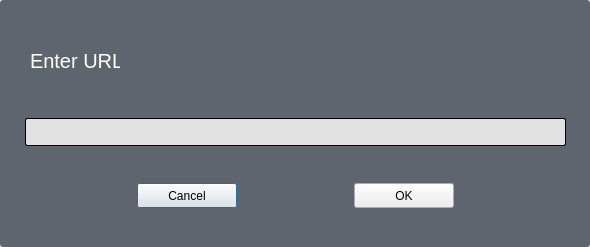
<?xml version="1.0" encoding="UTF-8"?>
<ui version="4.0">
 <class>Dialog</class>
 <widget class="QDialog" name="Dialog">
  <property name="geometry">
   <rect>
    <x>0</x>
    <y>0</y>
    <width>590</width>
    <height>247</height>
   </rect>
  </property>
  <property name="windowTitle">
   <string>Dialog</string>
  </property>
  <layout class="QGridLayout" name="gridLayout">
   <property name="leftMargin">
    <number>0</number>
   </property>
   <property name="topMargin">
    <number>0</number>
   </property>
   <property name="rightMargin">
    <number>0</number>
   </property>
   <property name="bottomMargin">
    <number>0</number>
   </property>
   <item row="0" column="0">
    <widget class="QFrame" name="frame">
     <property name="styleSheet">
      <string notr="true">QFrame{
	background-color: rgb(95, 101, 111);
	border-radius: 3px;
}</string>
     </property>
     <property name="frameShape">
      <enum>QFrame::StyledPanel</enum>
     </property>
     <property name="frameShadow">
      <enum>QFrame::Raised</enum>
     </property>
     <widget class="QLabel" name="video_title">
      <property name="geometry">
       <rect>
        <x>20</x>
        <y>300</y>
        <width>0</width>
        <height>18</height>
       </rect>
      </property>
      <property name="text">
       <string/>
      </property>
     </widget>
     <widget class="QLabel" name="video_duration">
      <property name="geometry">
       <rect>
        <x>20</x>
        <y>370</y>
        <width>0</width>
        <height>18</height>
       </rect>
      </property>
      <property name="text">
       <string/>
      </property>
     </widget>
     <widget class="QWidget" name="">
      <property name="geometry">
       <rect>
        <x>20</x>
        <y>10</y>
        <width>551</width>
        <height>231</height>
       </rect>
      </property>
      <layout class="QVBoxLayout" name="verticalLayout">
       <item>
        <widget class="QLabel" name="label_2">
         <property name="minimumSize">
          <size>
           <width>100</width>
           <height>40</height>
          </size>
         </property>
         <property name="maximumSize">
          <size>
           <width>100</width>
           <height>40</height>
          </size>
         </property>
         <property name="font">
          <font>
           <pointsize>15</pointsize>
          </font>
         </property>
         <property name="styleSheet">
          <string notr="true">QLabel{
	color:#fff;
	margin-left: 5px;
}</string>
         </property>
         <property name="text">
          <string>&lt;html&gt;&lt;head/&gt;&lt;body&gt;&lt;p&gt;Enter URL&lt;/p&gt;&lt;/body&gt;&lt;/html&gt;</string>
         </property>
        </widget>
       </item>
       <item>
        <widget class="QLineEdit" name="lineEdit">
         <property name="font">
          <font>
           <pointsize>15</pointsize>
          </font>
         </property>
         <property name="styleSheet">
          <string notr="true">QLineEdit{
	border: 0.5px solid #000;
	selection-color: rgb(0, 0, 0);
	selection-background-color: rgb(0, 220, 106);
	color:#000;
	background-color: #e1e1e1;
	border-radius: 2px;
	margin-left: 5px;
	margin-right: 5px;
}</string>
         </property>
         <property name="dragEnabled">
          <bool>true</bool>
         </property>
        </widget>
       </item>
       <item>
        <layout class="QHBoxLayout" name="horizontalLayout_2">
         <property name="spacing">
          <number>0</number>
         </property>
         <item>
          <widget class="QPushButton" name="cancel">
           <property name="maximumSize">
            <size>
             <width>100</width>
             <height>25</height>
            </size>
           </property>
           <property name="text">
            <string>Cancel</string>
           </property>
          </widget>
         </item>
         <item>
          <widget class="QPushButton" name="ok">
           <property name="maximumSize">
            <size>
             <width>100</width>
             <height>25</height>
            </size>
           </property>
           <property name="styleSheet">
            <string notr="true"/>
           </property>
           <property name="text">
            <string>OK</string>
           </property>
          </widget>
         </item>
        </layout>
       </item>
      </layout>
     </widget>
     <widget class="QWidget" name="">
      <property name="geometry">
       <rect>
        <x>10</x>
        <y>400</y>
        <width>561</width>
        <height>51</height>
       </rect>
      </property>
      <layout class="QHBoxLayout" name="horizontalLayout">
       <item>
        <widget class="QComboBox" name="comboBox">
         <property name="maximumSize">
          <size>
           <width>300</width>
           <height>16777215</height>
          </size>
         </property>
        </widget>
       </item>
       <item>
        <widget class="QPushButton" name="download">
         <property name="minimumSize">
          <size>
           <width>100</width>
           <height>30</height>
          </size>
         </property>
         <property name="maximumSize">
          <size>
           <width>100</width>
           <height>16777215</height>
          </size>
         </property>
         <property name="styleSheet">
          <string notr="true">QPushButton{
	background-color: rgb(215, 134, 255);
	border-radius: 3px;
}


QPushButton:pressed{
	background-color: rgb(106, 255, 123);
	border-radius: 3px;
}</string>
         </property>
         <property name="text">
          <string>Download</string>
         </property>
        </widget>
       </item>
      </layout>
     </widget>
    </widget>
   </item>
  </layout>
 </widget>
 <resources/>
 <connections/>
</ui>
